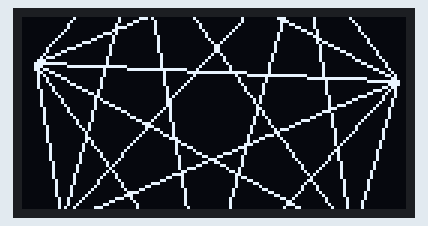
A sketch run on a simulated Arduino Mega 2560, built with avr-gcc and run on an emulated ATmega2560. On the bench: 128×64 one-colour display. The display library's start-up logo is not drawn.

Above: at 2.95 s.
At 4.59 s:
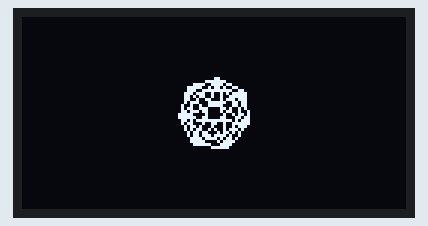

The sketch:

96_OLED_SPI_display.ino
```cpp
// 96 OLED SPI display by steve8939

#include <SPI.h>
#include <Wire.h>
#include <Adafruit_GFX.h>
#include <Adafruit_SSD1306.h>

// If using software SPI (the default case):
/*#define OLED_MOSI   9 // SDA
#define OLED_CLK   10 // SCL
#define OLED_DC    11 // D/C
#define OLED_CS    12 // Not used
#define OLED_RESET 13 // RST
Adafruit_SSD1306 display(OLED_MOSI, OLED_CLK, OLED_DC, OLED_RESET, OLED_CS);
*/
// Uncomment this block to use hardware SPI
 #define OLED_DC     26
 #define OLED_CS     27
 #define OLED_RESET  24
 Adafruit_SSD1306 display(OLED_DC, OLED_RESET, OLED_CS);


#if (SSD1306_LCDHEIGHT != 64)
#error("Height incorrect, please fix Adafruit_SSD1306.h!");
#endif

int nFrames = 36;

void setup()   {
  Serial.begin(9600);

  // by default, we'll generate the high voltage from the 3.3v line internally! (neat!)
  display.begin(SSD1306_SWITCHCAPVCC);
  // init done

  // Show image buffer on the display hardware.
  // Since the buffer is intialized with an Adafruit splashscreen
  // internally, this will display the splashscreen.
  display.display();
  delay(1000);

  // Clear the buffer.
  display.clearDisplay();
}


void loop() {
  for (int frame=0; frame < nFrames; frame++)
  {
    HariChord(frame);
  }

  for (int frame=(nFrames-1); frame >= 0; frame--)
  {
    HariChord(frame);
  }
}

void HariChord(int frame)
{
  display.clearDisplay();
  int n = 7;
  int r = frame * 64 / nFrames;
  float rot = frame * 2*PI / nFrames;
  for (int i=0; i<(n-1); i++)
  {
    float a = rot + i * 2*PI / n;
    int x1 = 64 + cos(a) * r;
    int y1 = 32 + sin(a) * r;
    for (int j=i+1; j<n; j++)
    {
      a = rot + j * 2*PI / n;
      int x2 = 64 + cos(a) * r;
      int y2 = 32 + sin(a) * r;
      display.drawLine(x1,y1, x2,y2, WHITE);
    }
  }
  display.display();
}
```
